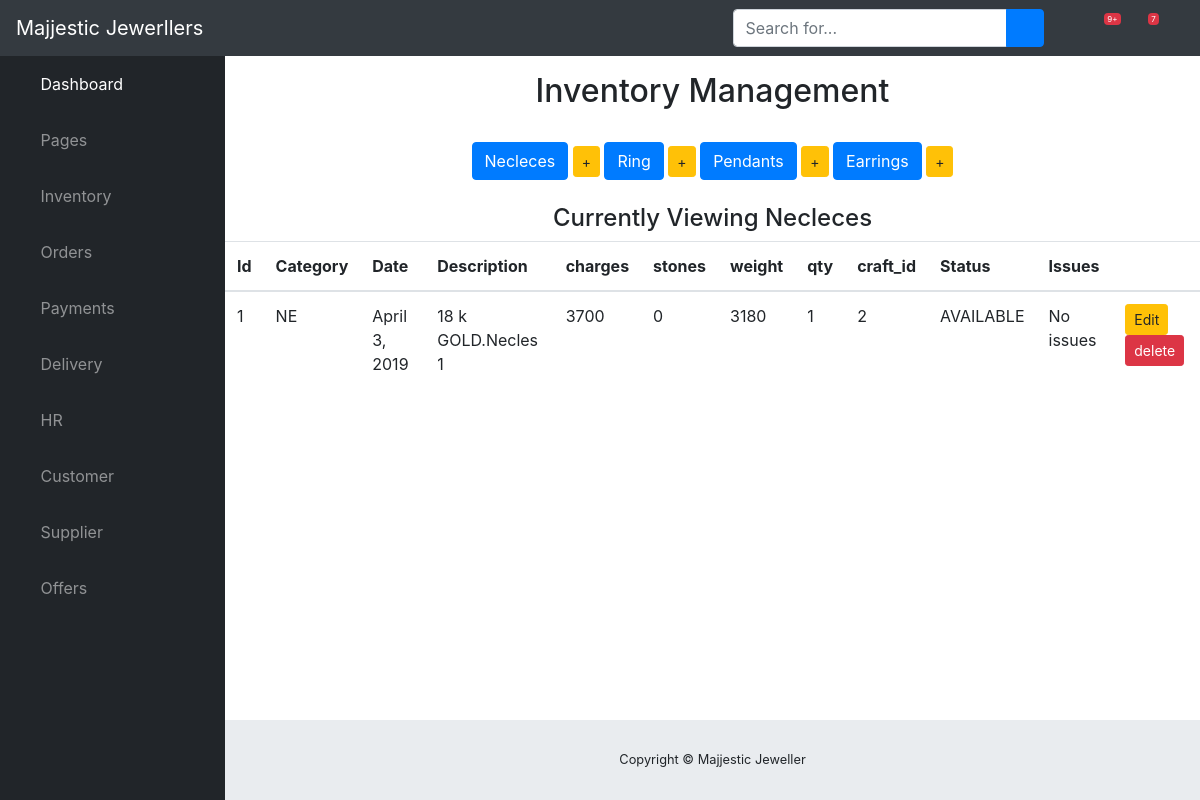
/inventory/display_Necleces, run on the app's committed database.
### inventory/models.py (models this page shows, shortened)
class jewelry(models.Model):
    cat = models.CharField(max_length=100, blank=False)#category
    date = models.DateField()
    description = models.CharField(max_length=500, blank=False)
    charges = models.IntegerField()
    stones = models.IntegerField()
    weight = models.IntegerField()
    qty = models.IntegerField()
    craft_id = models.IntegerField()
    choices = (
        ('AVAILABLE', 'Item ready to be purchased'),
        ('SOLD', 'Item Sold'),
        ('RESTOCKING', 'Item restocking in few days')
    )
    status = models.CharField(max_length=10, choices=choices, default="SOLD")
    issues = models.CharField(max_length=100, default="No issues")
    class Meta:
        abstract = True

class Necleces(jewelry):
    pass

### inventory/views.py (the view)
def display_Necleces(request):
    items = Necleces.objects.all()
    context = {
        'items':items,
        'header':'Necleces',
    }
    return render(request, 'inventory.html', context)

### templates/inventory.html (shortened to what this page needs)
{%  extends 'base.html' %}
{% block dashboard-body %}
<center><h2 >Inventory Management</h2><br>
    <div class="button-group">
    <a href="{% url 'display_Necleces' %}" class="btn btn-primary btn-md" role="button">Necleces</a>
    <a href="{% url 'add_Necleces' %}" class="btn btn-warning btn-sm" role="button">+</a>
    <a href="{% url 'display_Ring' %}" class="btn btn-primary btn-md" role="button">Ring</a>
    <a href="{% url 'add_Ring' %}" class="btn btn-warning btn-sm" role="button">+</a>
    <a href="{% url 'display_Pendants' %}" class="btn btn-primary btn-md" role="button">Pendants</a>
    <a href="{% url 'add_Pendant' %}" class="btn btn-warning btn-sm" role="button">+</a>
    <a href="{% url 'display_Earrings' %}" class="btn btn-primary btn-md" role="button">Earrings</a>
    <a href="{% url 'add_Earrings' %}" class="btn btn-warning btn-sm" role="button">+</a>
</div></center>
<br>
    {% if header == "Necleces" or header == "Earrings" or header == "Pendants" or header == "Rings"%}
<center> <h4>Currently Viewing {{ header }}</h4></center>
<table class="table table-hover">
    <thead>
        <tr>
            <th>Id</th>
            <th>Category</th>
            <th>Date</th>
            <th>Description</th>
            <th>charges</th>
            <th>stones</th>
            <th>weight</th>
            <th>qty</th>
            <th>craft_id</th>
            <th>Status</th>
            <th>Issues</th>
            <th></th>
        </tr>
    </thead>
    <tbody>
        {% for item in items %}
        <tr>
            <td>{{ item.pk }}</td>
            <td>{{ item.cat }}</td>
            <td>{{ item.date }}</td>
            <td>{{ item.description }}</td>
            <td>{{ item.charges }}</td>
            <td>{{ item.stones }}</td>
            <td>{{ item.weight }}</td>
            <td>{{ item.qty }}</td>
            <td>{{ item.craft_id }}</td>
            <td>{{ item.status }}</td>
            <td>{{ item.issues }}</td>
            {% if header == "Necleces" %}
                <td>
                    <a href="{% url 'edit_Necleces' item.pk %}" class="btn btn-warning btn-sm" role="button" aria-pressed="true" > Edit</a>
                    <a href="{% url 'delete_Necleces' item.pk %}" class="btn btn-danger btn-sm" role="button" aria-pressed="true" > delete</a>
                </td>
            {% elif header == "Rings" %}
                <td>
                    <a href="{% url 'edit_Ring' item.pk %}" class="btn btn-warning btn-sm" role="button" aria-pressed="true" > Edit</a>
                    <a href="{% url 'delete_Ring' item.pk %}" class="btn btn-danger btn-sm" role="button" aria-pressed="true" > delete</a>
                </td>
            {% elif header == "Earrings" %}
                <td>
                    <a href="{% url 'edit_Earrings' item.pk %}" class="btn btn-warning btn-sm" role="button" aria-pressed="true" > Edit</a>
                    <a href="{% url 'delete_Earrings' item.pk %}" class="btn btn-danger btn-sm" role="button" aria-pressed="true" > delete</a>
                </td>
            {% else %}
                <td>
                    <a href="{% url 'edit_Pendant' item.pk %}" class="btn btn-warning btn-sm" role="button" aria-pressed="true" > Edit</a>
                    <a href="{% url 'delete_Pendants' item.pk %}" class="btn btn-danger btn-sm" role="button" aria-pressed="true" > delete</a>
                </td>
            {% endif %}
        </tr>
            {% endfor %}
    </tbody>
</table>
    {% else %}
        {% load staticfiles %}
    {% endif %}
{% endblock %}

### data on the page
Necleces: pk "1", cat "NE", date "April 3, 2019", description "18 k GOLD.Necles 1", charges "3700", stones "0", weight "3180", qty "1", craft_id "2", status "AVAILABLE", issues "No issues"

### other printed values
{{ header }} "Necleces"
